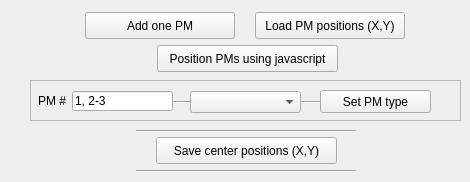
        <widget class="QWidget" name="pageIrregular">
         <widget class="QPushButton" name="pbSavePMcenters">
          <property name="geometry">
           <rect>
            <x>156</x>
            <y>137</y>
            <width>181</width>
            <height>27</height>
           </rect>
          </property>
          <property name="text">
           <string>Save center positions (X,Y)</string>
          </property>
         </widget>
         <widget class="QPushButton" name="pbLoadPMcenters">
          <property name="enabled">
           <bool>true</bool>
          </property>
          <property name="geometry">
           <rect>
            <x>255</x>
            <y>12</y>
            <width>150</width>
            <height>27</height>
           </rect>
          </property>
          <property name="toolTip">
           <string>Two columns (XY) for 'custom with auto-Z'
Three columns (XYZ) for 'fully custom' array</string>
          </property>
          <property name="text">
           <string>Load PM positions (X,Y)</string>
          </property>
         </widget>
         <widget class="QPushButton" name="pbAddPM">
          <property name="enabled">
           <bool>true</bool>
          </property>
          <property name="geometry">
           <rect>
            <x>85</x>
            <y>12</y>
            <width>150</width>
            <height>27</height>
           </rect>
          </property>
          <property name="text">
           <string>Add one PM</string>
          </property>
         </widget>
         <widget class="QPushButton" name="pbPositionScript">
          <property name="geometry">
           <rect>
            <x>157</x>
            <y>45</y>
            <width>181</width>
            <height>27</height>
           </rect>
          </property>
          <property name="text">
           <string>Position PMs using javascript</string>
          </property>
         </widget>
         <widget class="Line" name="line_31">
          <property name="geometry">
           <rect>
            <x>136</x>
            <y>130</y>
            <width>220</width>
            <height>3</height>
           </rect>
          </property>
          <property name="orientation">
           <enum>Qt::Horizontal</enum>
          </property>
         </widget>
         <widget class="Line" name="line_35">
          <property name="geometry">
           <rect>
            <x>136</x>
            <y>170</y>
            <width>220</width>
            <height>3</height>
           </rect>
          </property>
          <property name="orientation">
           <enum>Qt::Horizontal</enum>
          </property>
         </widget>
         <widget class="QFrame" name="fSetTypeCustom">
          <property name="geometry">
           <rect>
            <x>30</x>
            <y>80</y>
            <width>431</width>
            <height>41</height>
           </rect>
          </property>
          <property name="frameShape">
           <enum>QFrame::StyledPanel</enum>
          </property>
          <property name="frameShadow">
           <enum>QFrame::Raised</enum>
          </property>
          <widget class="QPushButton" name="pbSetPMtype">
           <property name="geometry">
            <rect>
             <x>290</x>
             <y>10</y>
             <width>111</width>
             <height>23</height>
            </rect>
           </property>
           <property name="text">
            <string>Set PM type</string>
           </property>
          </widget>
          <widget class="QLineEdit" name="lePMnumberForTypeSet">
           <property name="geometry">
            <rect>
             <x>42</x>
             <y>11</y>
             <width>101</width>
             <height>20</height>
            </rect>
           </property>
           <property name="text">
            <string>1, 2-3</string>
           </property>
          </widget>
          <widget class="QLabel" name="label_31">
           <property name="geometry">
            <rect>
             <x>8</x>
             <y>14</y>
             <width>33</width>
             <height>13</height>
            </rect>
           </property>
           <property name="text">
            <string>PM #</string>
           </property>
          </widget>
          <widget class="QComboBox" name="cobPMtypeInArraysForCustom">
           <property name="geometry">
            <rect>
             <x>160</x>
             <y>11</y>
             <width>111</width>
             <height>22</height>
            </rect>
           </property>
          </widget>
          <widget class="Line" name="line_36">
           <property name="geometry">
            <rect>
             <x>110</x>
             <y>21</y>
             <width>195</width>
             <height>3</height>
            </rect>
           </property>
           <property name="orientation">
            <enum>Qt::Horizontal</enum>
           </property>
          </widget>
          <zorder>line_36</zorder>
          <zorder>pbSetPMtype</zorder>
          <zorder>lePMnumberForTypeSet</zorder>
          <zorder>label_31</zorder>
          <zorder>cobPMtypeInArraysForCustom</zorder>
         </widget>
         <zorder>fSetTypeCustom</zorder>
         <zorder>pbSavePMcenters</zorder>
         <zorder>pbLoadPMcenters</zorder>
         <zorder>pbAddPM</zorder>
         <zorder>pbPositionScript</zorder>
         <zorder>line_31</zorder>
         <zorder>line_35</zorder>
        </widget>
